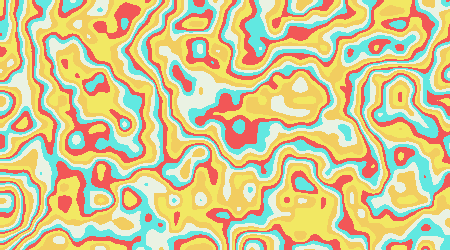
Frame 1 (no input)
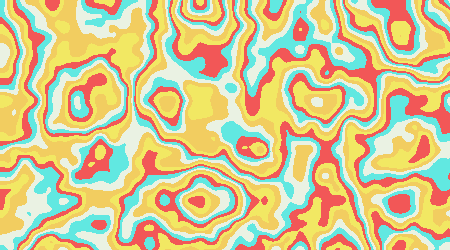
Frame 60 (no input)
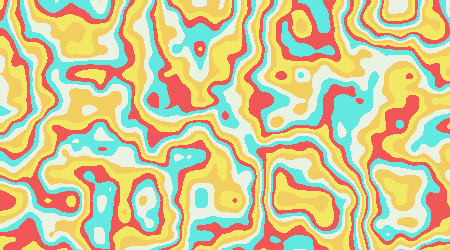
Frame 120 (the mouse pressed at the canvas centre since frame 60)

The p5.js sketch that drew these frames (run headless with seeded random() and noise() and a simulated clock; from frame 60 on, the mouse is pressed at the canvas centre):

// p5.js sketch
// ── sketch.js
//Canvas Constants
const canvasWidth = 450;
const canvasHeight = 250;
const canvasWidthOffset = 200;
const canvasHeightOffset = 200;

let xoff = 0;
let framerateP;
function setup() {
    createCanvas(canvasWidth, canvasHeight);
    background(200);
    //noLoop();
    pixelDensity(1);
    framerateP = createP('');
}

function draw() {
    //firstTest()
    //sinColor()
    //cowTexture();
    threeDPerlinNoise();
}

function firstTest() {
    background(200);
    fill(255);
    beginShape();
    let yoff = xoff;
    for (let i = 0; i < canvasWidth; i++) {
        yoff = yoff + 0.001;
        let y = map(noise(yoff),0, 1, 0, canvasHeight);
        vertex(i, y);
        //ellipse(i, noise(xoff)*canvasHeight, 1, 1);
    }
    xoff += 0.005;
    vertex(canvasWidth, canvasHeight);
    vertex(0, canvasHeight);
    endShape(CLOSE);
}

function sinColor() {
    noStroke();
    let noiseScale = 0.01;
    let rectSize = 5;
    for (let x = 0; x < canvasWidth; x+=rectSize) {
        for (let y = 0; y < canvasHeight; y+=rectSize) {
            noiseDetail(1,1);
            let rand = map(noise(x*noiseScale, y*noiseScale), 0, 1, 0, Math.PI);

            let r = map(Math.abs(Math.sin(rand)), 0, 1, 0, 255);
            let g = map(Math.abs(Math.sin(2*rand)), 0, 1, 0, 255);
            let b = map(Math.abs(Math.sin(4*rand)), 0, 1, 0, 255);
            fill(r, g, b);
            rect(x, y, rectSize, rectSize);
        }
    }
}

let zoff = 0;

function cowTexture() {
    noStroke();
    let noiseScale = 0.01;
    let rectSize = 2;
    for (let x = 0; x < canvasWidth; x+=rectSize) {
        for (let y = 0; y < canvasHeight; y+=rectSize) {
            //noiseDetail(1,0.01);
            let rand = noise(x*noiseScale, y*noiseScale, zoff*noiseScale) * 1;

            rand -= Math.floor(rand);

            /*if (rand < 0.2)
                fill(234,242,227,255);
            else if (rand < 0.4)
                fill(97,232,225,255);
            else if (rand < 0.6)
                fill(242,87,87,255);
            else if (rand < 0.8)
                fill(242,232,99,255);
            else
                fill(242,205,96,255);*/
            if (rand < 0.5)
                fill(0);
            else
                fill(255);
            rect(x, y, rectSize, rectSize);
        }
    }
    z+=1;
}


function threeDPerlinNoise() {
    let yoff = 0;
    loadPixels();
    for (let y = 0; y < canvasHeight; y++) {
        let xoff = 0;
        for (let x = 0; x < canvasWidth; x++) {
            let rand = noise(xoff, yoff, zoff);

            rand = rand * 10;
            rand -= floor(rand);

            let r, g, b;
            if (rand < 0.2) {
                r = 234;
                g = 242;
                b = 227;
            } else if (rand < 0.4) {
                r = 97;
                g = 232;
                b = 225;
            } else if (rand < 0.6) {
                r = 242;
                g = 87;
                b = 87;
            } else if (rand < 0.8) {
                r = 242;
                g = 232;
                b = 99;
            } else {
                r = 242;
                g = 205;
                b = 96;
            }

            let index = (x + y*canvasWidth)*4;
            pixels[index+0] = r;
            pixels[index+1] = g;
            pixels[index+2] = b;
            pixels[index+3] = 255;
            xoff+=0.01;
        }
        yoff+=0.01;
    }
    zoff+=0.01;
    updatePixels();
    framerateP.html(floor(frameRate()));
}
